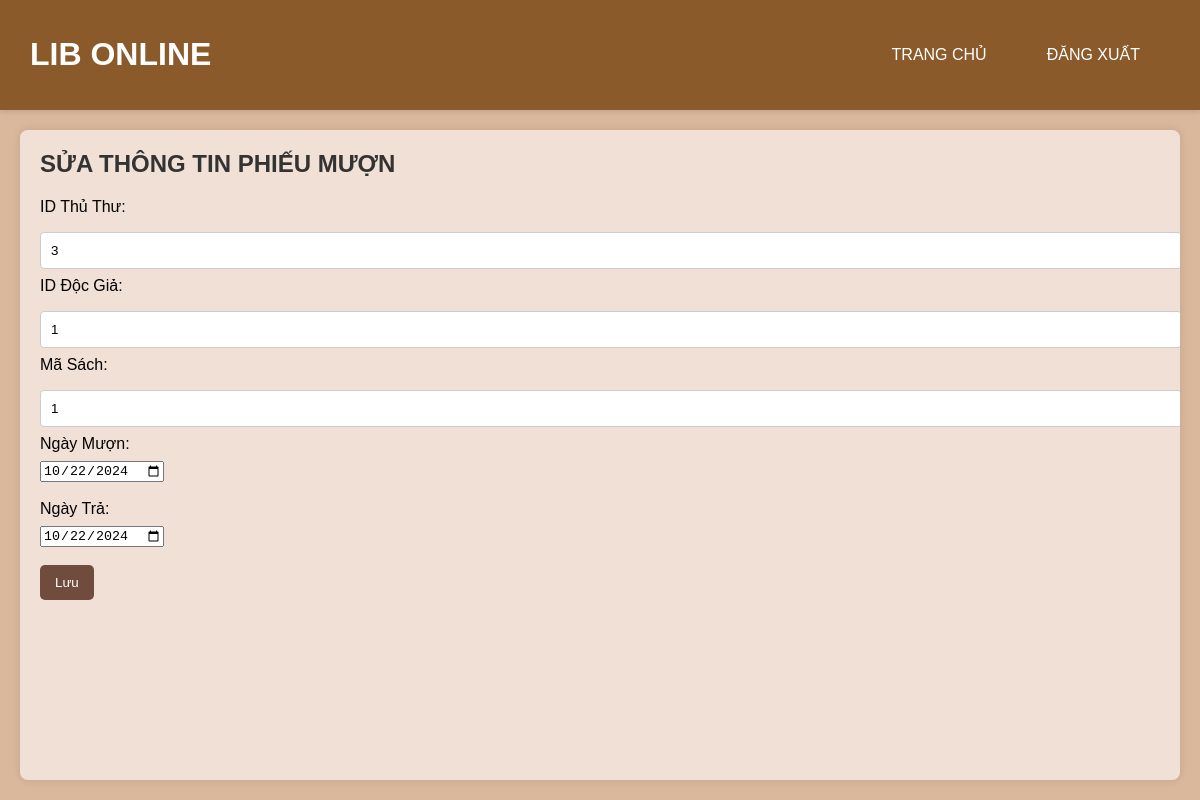
The app's page /edit_borrow/1 with its own data.
### tables this page shows
CREATE TABLE muon_sach (
    id_muon INTEGER PRIMARY KEY AUTOINCREMENT,
    id_thu_thu INTEGER,
    id_docgia INTEGER,
    ma_sach INTEGER,
    ngay_muon DATE,
    ngay_tra DATE,
    trang_thai TEXT CHECK(trang_thai IN ('Đang Mượn', 'Đã Trả', 'Quá Hạn')),
    tien_phat INTEGER DEFAULT 0,
    FOREIGN KEY (id_docgia) REFERENCES doc_Gia (id_docgia),
    FOREIGN KEY (ma_sach) REFERENCES sach (ma_sach),
    FOREIGN KEY (id_thu_thu) REFERENCES thu_thu (id_thu_thu)
);

### app.py (the view, shortened to what this page needs)
@app.route('/edit_borrow/<int:id_muon>', methods=['GET', 'POST'])
def edit_borrow(id_muon):
    conn = sqlite3.connect('thuvien.db')
    cur = conn.cursor()
    cur.execute('SELECT * FROM muon_sach WHERE id_muon = ?', (id_muon,))
    borrow = cur.fetchone()
    conn.close()
    return render_template('edit_borrow.html', borrow=borrow)

### templates/edit_borrow.html (shortened to what this page needs)
<!DOCTYPE html>
<html lang="vi">
<head>
    <link rel="stylesheet" href="{{ url_for('static', filename='styles.css') }}">
</head>
<body>
    <header>
        <h1>LIB ONLINE</h1>
        <nav>
            <ul>
                <li><a href="/home">TRANG CHỦ</a></li>
                <li><a href="/logout">ĐĂNG XUẤT</a></li>
            </ul>
        </nav>
    </header>
    <main>
        <h2>SỬA THÔNG TIN PHIẾU MƯỢN</h2>
        <form action="{{ url_for('edit_borrow', id_muon=borrow[0]) }}" method="post" onsubmit="return validateForm()">
            <label for="id_thu_thu">ID Thủ Thư:</label>
            <input type="number" id="id_thu_thu" name="id_thu_thu" value="{{ borrow[3] }}" required><br>
            <label for="id_docgia">ID Độc Giả:</label>
            <input type="number" id="id_docgia" name="id_docgia" value="{{ borrow[1] }}" required><br>
            <label for="ma_sach">Mã Sách:</label>
            <input type="number" id="ma_sach" name="ma_sach" value="{{ borrow[2] }}" required><br>
            <label for="ngay_muon">Ngày Mượn:</label>
            <input type="date" id="ngay_muon" name="ngay_muon" value="{{ borrow[4] }}" required><br>
            <br>
            <label for="ngay_tra">Ngày Trả:</label>
            <input type="date" id="ngay_tra" name="ngay_tra" value="{{ borrow[5] }}" required><br>
            <br>
            <button class="btn" type="submit">Lưu</button>
        </form>
    </main>
</body>
</html>

### static/styles.css (style rules this page uses)
body { font-family: Arial, sans-serif; margin: 0; padding: 0; background-color: #d9b89c; display: flex; flex-direction: column; min-height: 100vh; }
header { display: flex; justify-content: space-between; align-items: center; background: #8b5a2b; color: white; padding: 15px 30px; box-shadow: 0 2px 5px rgba(0, 0, 0, 0.1); }
nav ul { list-style-type: none; padding: 0; display: flex; }
nav ul li { margin: 0 15px; }
nav ul li a { color: white; text-decoration: none; padding: 10px 15px; border-radius: 5px; transition: background 0.3s, color 0.3s; }
main { margin: 20px; background: #f0e0d6; padding: 20px; border-radius: 8px; box-shadow: 0 0 10px rgba(0, 0, 0, 0.1); flex: 1; overflow-x: auto; }
h2 { margin-top: 0; color: #333; }
form { margin-bottom: 20px; }
form label { display: block; margin-bottom: 8px; }
input[type="text"], input[type="email"], input[type="password"], input[type="number"] { width: 100%; padding: 10px; margin: 8px 0; border: 1px solid #ccc; border-radius: 4px; }
input[type="submit"], .btn { background-color: #6f4c3e; color: white; border: none; padding: 10px 15px; border-radius: 5px; cursor: pointer; text-decoration: none; transition: background-color 0.3s; }

### records on screen
muon_sach: id_thu_thu "3", id_docgia "1", ma_sach "1", ngay_muon "10/22/2024", ngay_tra "10/22/2024"
